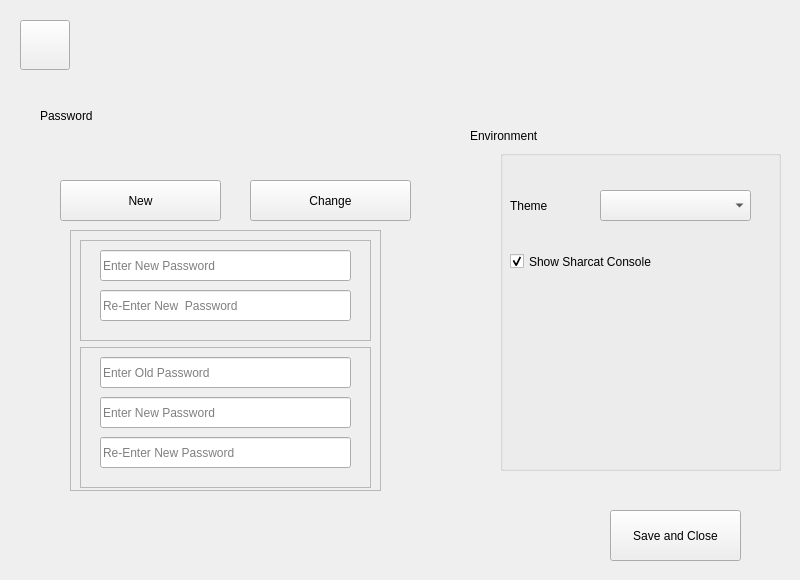
<?xml version="1.0" encoding="UTF-8"?>
<ui version="4.0">
 <class>Settings</class>
 <widget class="QMainWindow" name="Settings">
  <property name="geometry">
   <rect>
    <x>0</x>
    <y>0</y>
    <width>800</width>
    <height>580</height>
   </rect>
  </property>
  <property name="minimumSize">
   <size>
    <width>800</width>
    <height>580</height>
   </size>
  </property>
  <property name="maximumSize">
   <size>
    <width>800</width>
    <height>580</height>
   </size>
  </property>
  <property name="windowTitle">
   <string>MainWindow</string>
  </property>
  <property name="styleSheet">
   <string notr="true"/>
  </property>
  <widget class="QWidget" name="centralWidget">
   <widget class="QPushButton" name="pushButton_Close">
    <property name="geometry">
     <rect>
      <x>20</x>
      <y>20</y>
      <width>50</width>
      <height>50</height>
     </rect>
    </property>
    <property name="minimumSize">
     <size>
      <width>50</width>
      <height>50</height>
     </size>
    </property>
    <property name="maximumSize">
     <size>
      <width>50</width>
      <height>50</height>
     </size>
    </property>
    <property name="styleSheet">
     <string notr="true"/>
    </property>
    <property name="text">
     <string/>
    </property>
   </widget>
   <widget class="QLabel" name="label_settings_security">
    <property name="geometry">
     <rect>
      <x>40</x>
      <y>90</y>
      <width>101</width>
      <height>51</height>
     </rect>
    </property>
    <property name="text">
     <string>Password</string>
    </property>
   </widget>
   <widget class="QPushButton" name="pushButton_settings_savechange">
    <property name="geometry">
     <rect>
      <x>610</x>
      <y>510</y>
      <width>131</width>
      <height>51</height>
     </rect>
    </property>
    <property name="text">
     <string>Save and Close</string>
    </property>
   </widget>
   <widget class="QGroupBox" name="groupBox_settings_env_box">
    <property name="enabled">
     <bool>true</bool>
    </property>
    <property name="geometry">
     <rect>
      <x>500</x>
      <y>150</y>
      <width>281</width>
      <height>321</height>
     </rect>
    </property>
    <property name="styleSheet">
     <string notr="true"/>
    </property>
    <property name="title">
     <string/>
    </property>
    <widget class="QCheckBox" name="checkBox_setting_console">
     <property name="geometry">
      <rect>
       <x>10</x>
       <y>100</y>
       <width>221</width>
       <height>23</height>
      </rect>
     </property>
     <property name="text">
      <string>Show Sharcat Console</string>
     </property>
     <property name="checked">
      <bool>true</bool>
     </property>
    </widget>
    <widget class="QComboBox" name="comboBox_setting_theme">
     <property name="geometry">
      <rect>
       <x>100</x>
       <y>40</y>
       <width>151</width>
       <height>31</height>
      </rect>
     </property>
    </widget>
    <widget class="QLabel" name="label_setting_theme">
     <property name="geometry">
      <rect>
       <x>10</x>
       <y>40</y>
       <width>71</width>
       <height>31</height>
      </rect>
     </property>
     <property name="text">
      <string>Theme</string>
     </property>
    </widget>
   </widget>
   <widget class="QLabel" name="label_settings_environment">
    <property name="geometry">
     <rect>
      <x>470</x>
      <y>110</y>
      <width>141</width>
      <height>51</height>
     </rect>
    </property>
    <property name="text">
     <string>Environment</string>
    </property>
   </widget>
   <widget class="QPushButton" name="pushButton_settings_newPass">
    <property name="geometry">
     <rect>
      <x>60</x>
      <y>180</y>
      <width>161</width>
      <height>41</height>
     </rect>
    </property>
    <property name="text">
     <string>New</string>
    </property>
   </widget>
   <widget class="QPushButton" name="pushButton_settings_changePass">
    <property name="geometry">
     <rect>
      <x>250</x>
      <y>180</y>
      <width>161</width>
      <height>41</height>
     </rect>
    </property>
    <property name="text">
     <string>Change</string>
    </property>
   </widget>
   <widget class="QFrame" name="frame">
    <property name="geometry">
     <rect>
      <x>70</x>
      <y>230</y>
      <width>311</width>
      <height>261</height>
     </rect>
    </property>
    <property name="frameShape">
     <enum>QFrame::StyledPanel</enum>
    </property>
    <property name="frameShadow">
     <enum>QFrame::Raised</enum>
    </property>
    <layout class="QVBoxLayout" name="verticalLayout">
     <item>
      <widget class="QFrame" name="frame_settings_newPass">
       <property name="enabled">
        <bool>true</bool>
       </property>
       <property name="minimumSize">
        <size>
         <width>291</width>
         <height>101</height>
        </size>
       </property>
       <property name="frameShape">
        <enum>QFrame::StyledPanel</enum>
       </property>
       <property name="frameShadow">
        <enum>QFrame::Raised</enum>
       </property>
       <widget class="QLineEdit" name="lineEdit_setting_new_newPass">
        <property name="geometry">
         <rect>
          <x>20</x>
          <y>10</y>
          <width>251</width>
          <height>31</height>
         </rect>
        </property>
        <property name="echoMode">
         <enum>QLineEdit::Password</enum>
        </property>
        <property name="placeholderText">
         <string>Enter New Password</string>
        </property>
       </widget>
       <widget class="QLineEdit" name="lineEdit_setting_new_repeatPass">
        <property name="geometry">
         <rect>
          <x>20</x>
          <y>50</y>
          <width>251</width>
          <height>31</height>
         </rect>
        </property>
        <property name="echoMode">
         <enum>QLineEdit::Password</enum>
        </property>
        <property name="placeholderText">
         <string>Re-Enter New  Password</string>
        </property>
       </widget>
      </widget>
     </item>
     <item>
      <widget class="QFrame" name="frame_settings_changePass">
       <property name="minimumSize">
        <size>
         <width>291</width>
         <height>141</height>
        </size>
       </property>
       <property name="frameShape">
        <enum>QFrame::StyledPanel</enum>
       </property>
       <property name="frameShadow">
        <enum>QFrame::Raised</enum>
       </property>
       <widget class="QLineEdit" name="lineEdit_setting_change_oldPass">
        <property name="geometry">
         <rect>
          <x>20</x>
          <y>10</y>
          <width>251</width>
          <height>31</height>
         </rect>
        </property>
        <property name="echoMode">
         <enum>QLineEdit::Password</enum>
        </property>
        <property name="placeholderText">
         <string>Enter Old Password</string>
        </property>
       </widget>
       <widget class="QLineEdit" name="lineEdit_setting_change_newPass">
        <property name="geometry">
         <rect>
          <x>20</x>
          <y>50</y>
          <width>251</width>
          <height>31</height>
         </rect>
        </property>
        <property name="echoMode">
         <enum>QLineEdit::Password</enum>
        </property>
        <property name="placeholderText">
         <string>Enter New Password</string>
        </property>
       </widget>
       <widget class="QLineEdit" name="lineEdit_setting_change_repeatPass">
        <property name="geometry">
         <rect>
          <x>20</x>
          <y>90</y>
          <width>251</width>
          <height>31</height>
         </rect>
        </property>
        <property name="echoMode">
         <enum>QLineEdit::Password</enum>
        </property>
        <property name="placeholderText">
         <string>Re-Enter New Password</string>
        </property>
       </widget>
      </widget>
     </item>
     <item>
      <spacer name="verticalSpacer">
       <property name="orientation">
        <enum>Qt::Vertical</enum>
       </property>
       <property name="sizeHint" stdset="0">
        <size>
         <width>20</width>
         <height>40</height>
        </size>
       </property>
      </spacer>
     </item>
    </layout>
   </widget>
  </widget>
 </widget>
 <resources/>
 <connections/>
</ui>
